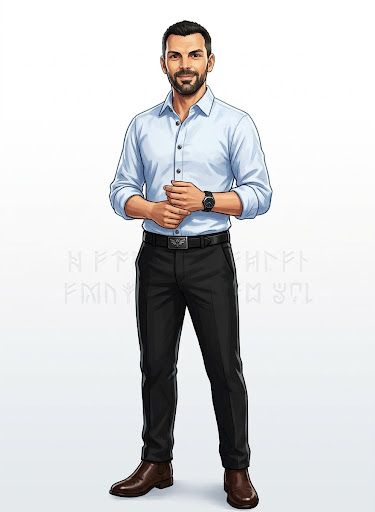
#> input picture assets_inbox/beufa/beufa_presentation_fabien.jpg, 375 x 512 px
$ python presentation_detourer.py
#> lines starting #> are read from the running program, lines starting #| are printed output that depends on the picture; after the words box and inside, x2 and y2 are one past the last pixel; in counts of white or black regions, pixels touching at a corner belong together
"""V102 : détoure l'image de présentation de Beufa (assets_inbox/beufa/beufa_presentation_fabien.jpg)
→ assets/sprites/beufa/beufa_presentation.png (fond TRANSPARENT, sans l'ombre sous les pieds, bords adoucis).
Le fond gris-bleu clair et l'ombre (gris-bleu un peu plus foncé) sont retirés s'ils touchent le bord de l'image ;
au contour, chaque pixel devient à demi transparent selon sa ressemblance avec le fond (plus de liseré clair).
Usage : python3 outils/beufa/presentation_detourer.py
"""
import pathlib
import numpy as np
from PIL import Image
from scipy import ndimage

R = pathlib.Path(__file__).resolve().parents[2]
im = Image.open(R / 'assets_inbox/beufa/beufa_presentation_fabien.jpg').convert('RGB')
#> im is the input picture: PIL image 375x512 RGB; mean R, G, B 213, 213.5, 214.7
a = np.array(im).astype(float)
# le fond a DEUX couleurs : blanc en haut, gris-bleu clair (le « sol ») en bas
haut, sol = np.median(a[0], axis=0), np.median(a[-1], axis=0)
#> haut = [255, 255, 255]; sol = [229, 233, 236]
e_haut, e_sol = np.abs(a - haut).max(axis=2), np.abs(a - sol).max(axis=2)
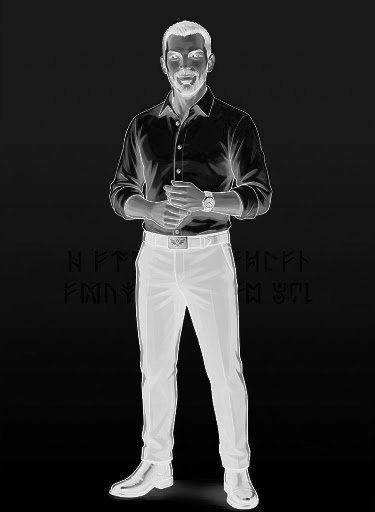
#> e_sol: shape (512, 375) float64; min 0, max 236, mean 43.9
ecart = np.minimum(e_haut, e_sol)                          # différence avec le fond le plus proche
fond = np.where((e_haut <= e_sol)[..., None], haut, sol)   # couleur du fond la plus proche, pixel par pixel
H = a.shape[0]
#> H = 512
# le fond (et ses runes, à peine plus foncées) = très proche de la couleur du fond ; l'OMBRE sous les pieds (gris-bleu
# un peu plus foncé) n'est cherchée que tout en bas (sous les chevilles), pour ne jamais manger la chemise claire
gris = ecart < 16
#> gris: shape (512, 375) bool; 79.6% white; 66 black regions (64 under 20 px), largest, box (x1, y1, x2, y2) and area: (109, 20, 273, 511) 39063, (216, 120, 226, 125) 21
bas = np.zeros_like(gris); bas[int(H * 0.93):] = True
gris |= bas & (e_sol < 70) & (a.max(axis=2) - a.min(axis=2) < 26) & (a.min(axis=2) > 120)
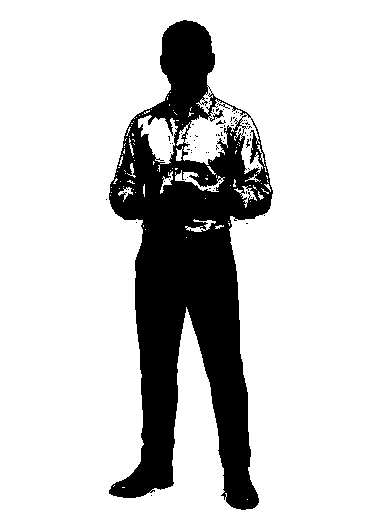
#> gris: shape (512, 375) bool; 80.3% white; 67 black regions (65 under 20 px), largest, box (x1, y1, x2, y2) and area: (109, 20, 273, 510) 37682, (216, 120, 226, 125) 21
lab, _ = ndimage.label(gris)
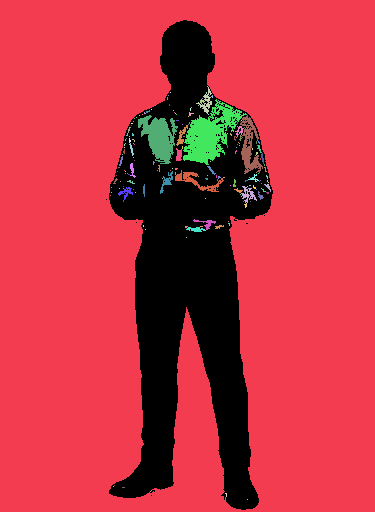
#> lab: shape (512, 375) int32; 190 distinct labels, from 0 to 189; one colour per label, 0 black
bord = set(np.unique(np.concatenate([lab[0], lab[-1], lab[:, 0], lab[:, -1]]))) - {0}
#> bord = 1 item
dehors = np.isin(lab, list(bord))
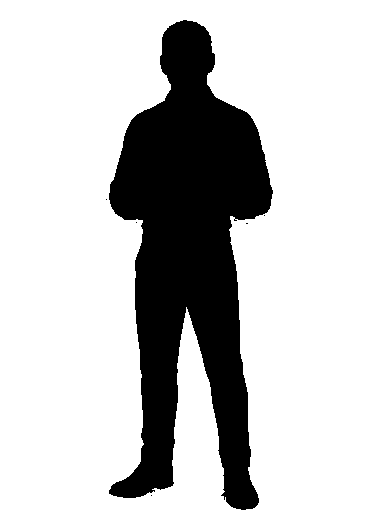
#> dehors: shape (512, 375) bool; 77.5% white; 6 black regions (5 under 20 px), largest, box (x1, y1, x2, y2) and area: (109, 20, 273, 510) 43099
dehors = ndimage.binary_closing(dehors, iterations=1) | dehors
#> dehors: shape (512, 375) bool; 77.6% white; 1 black region, box (x1, y1, x2, y2) and area: (109, 20, 273, 510) 43078
perso = ~dehors
perso = ndimage.binary_fill_holes(perso)                  # rien de transparent À L'INTÉRIEUR du personnage
# on garde la plus grande tache (le personnage) : les miettes de runes disparaissent
lab2, n = ndimage.label(perso)
#> n = 1
tailles = ndimage.sum(perso, lab2, range(1, n + 1))
#> tailles = [43078]
perso = lab2 == (1 + int(np.argmax(tailles)))
perso = ndimage.binary_erosion(perso, iterations=1)   # on ronge 1 px : le liseré clair du JPG part (le trait noir du dessin reste)
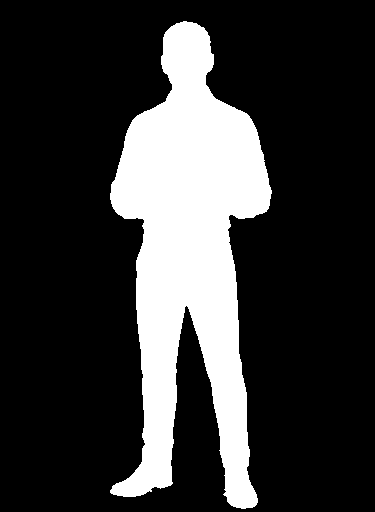
#> perso: shape (512, 375) bool; 21.6% white; 1 white region, box (x1, y1, x2, y2) and area: (110, 21, 272, 509) 41536
lab3, n3 = ndimage.label(perso)   # ce que l'érosion a détaché (points sous les chaussures) disparaît
#> n3 = 1
perso = lab3 == (1 + int(np.argmax(ndimage.sum(perso, lab3, range(1, n3 + 1)))))
# contour adouci : à 1-2 px du bord, l'opacité dépend de la différence avec le fond
interieur = ndimage.binary_erosion(perso, iterations=2)
#> interieur: shape (512, 375) bool; 20% white; 1 white region, box (x1, y1, x2, y2) and area: (112, 23, 270, 507) 38468
alpha = np.where(interieur, 1.0, np.where(perso, np.clip((ecart - 12) / 70, 0, 1), 0.0))
alpha = ndimage.gaussian_filter(alpha, 0.5) * perso + alpha * interieur * 0
alpha = np.maximum(alpha, interieur.astype(float))
# on retire la couleur du fond mélangée au contour (sinon liseré clair)
k = np.clip(alpha, 0.05, 1)[..., None]
couleur = np.clip((a - (1 - k) * fond) / k, 0, 255)
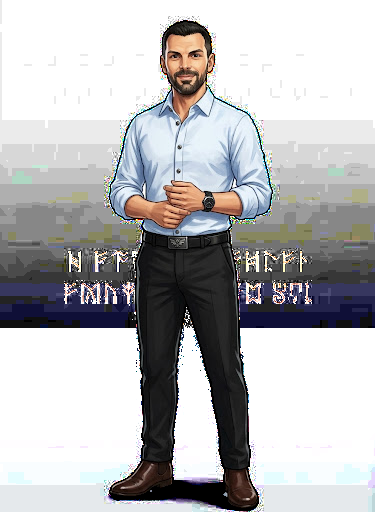
#> couleur: shape (512, 375, 3) float64; mean R, G, B 183, 182.8, 184.5
rgba = np.dstack([couleur, alpha * 255]).astype('uint8')
y, x = np.nonzero(alpha > 0.03)
Image.fromarray(rgba, 'RGBA').crop((x.min(), y.min(), x.max() + 1, y.max() + 1)).save(R / 'assets/sprites/beufa/beufa_presentation.png')
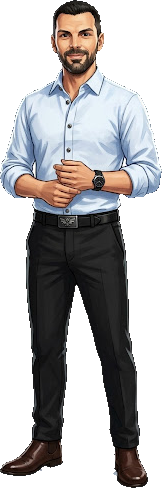
#> saved as beufa_presentation.png: PIL image 162x488 RGBA; mean R, G, B, A 149.1, 147.9, 149.4, 132.2; transparent parts drawn white
print('ok', x.max() - x.min() + 1, 'x', y.max() - y.min() + 1)
#| ok 162 x 488

$ run again, with assets_inbox/beufa/beufa_boss_dos.jpg copied over assets_inbox/beufa/beufa_presentation_fabien.jpg
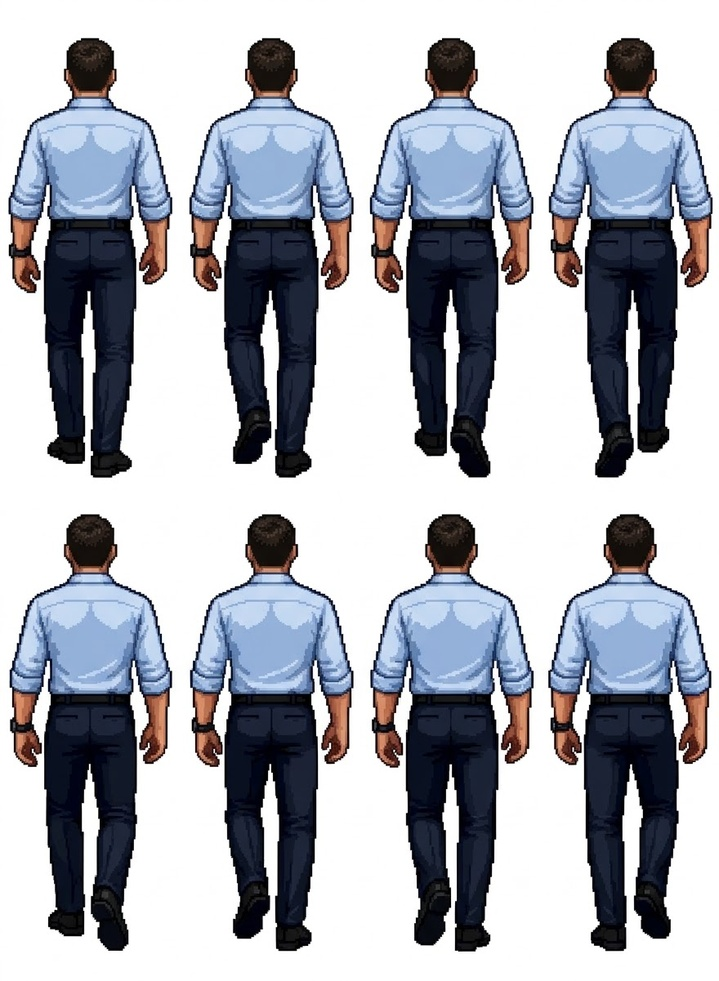
#> input picture assets_inbox/beufa/beufa_boss_dos.jpg, 719 x 981 px, shrunk from 880 x 1201 before the run
#> im is the input picture: PIL image 719x981 RGB; mean R, G, B 172.6, 175.5, 183.4
#> haut = [255, 255, 255]
#> fond: shape (981, 719, 3) float64; every value is 255
#> `gris |= bas & (e_sol < 70) & (a.max(axis=2) - a.min(axis=2) < 26) & (a..`:
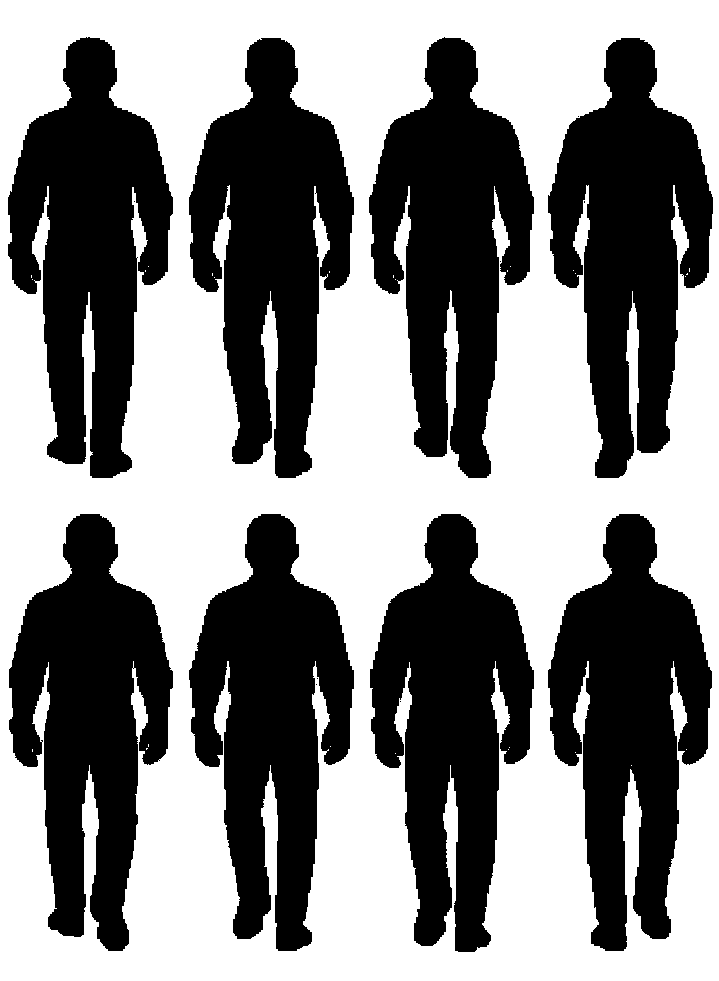
#> gris: shape (981, 719) bool; 53.2% white; 16 black regions (8 under 20 px), largest, box (x1, y1, x2, y2) and area: (189, 38, 354, 478) 41809, (8, 37, 173, 478) 41690, (370, 514, 534, 952) 41532
#> lab: shape (981, 719) int32; 33 distinct labels, from 0 to 32
#> bord = 1 item
#> lab2: shape (981, 719) int32; 9 distinct labels, from 0 to 8
#> n = 8
#> tailles = [41569, 40828, 41688, 40870, 40901, 41121, 41423, 41028]
#> lab3: shape (981, 719) int32; values 0 (black) and 1 (white), 5.7% white; 1 white region, box (x1, y1, x2, y2) and area: (190, 39, 353, 477) 39895
#> n3 = 1
#> interieur: shape (981, 719) bool; 5.2% white; 1 white region, box (x1, y1, x2, y2) and area: (192, 41, 351, 475) 36335
#> `Image.fromarray(rgba, 'RGBA').crop((x.min(), y.min(), x.max() + 1, y.m..`:
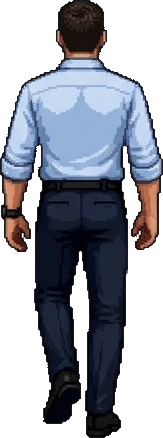
#> saved as beufa_presentation.png: PIL image 163x438 RGBA; mean R, G, B, A 143.8, 147.5, 156.4, 141.6; transparent parts drawn white
#| ok 163 x 438
